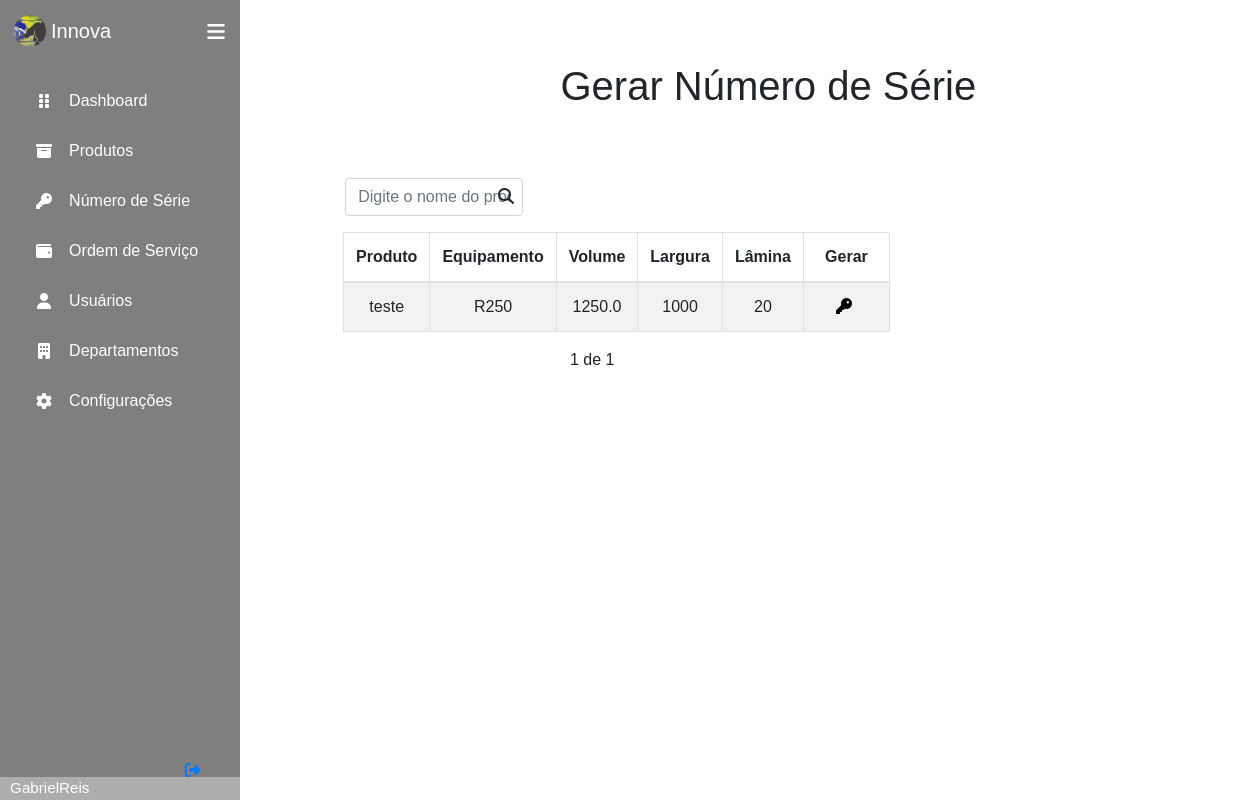
The app's page /products/newSerialNumber/ (signed in), older data.
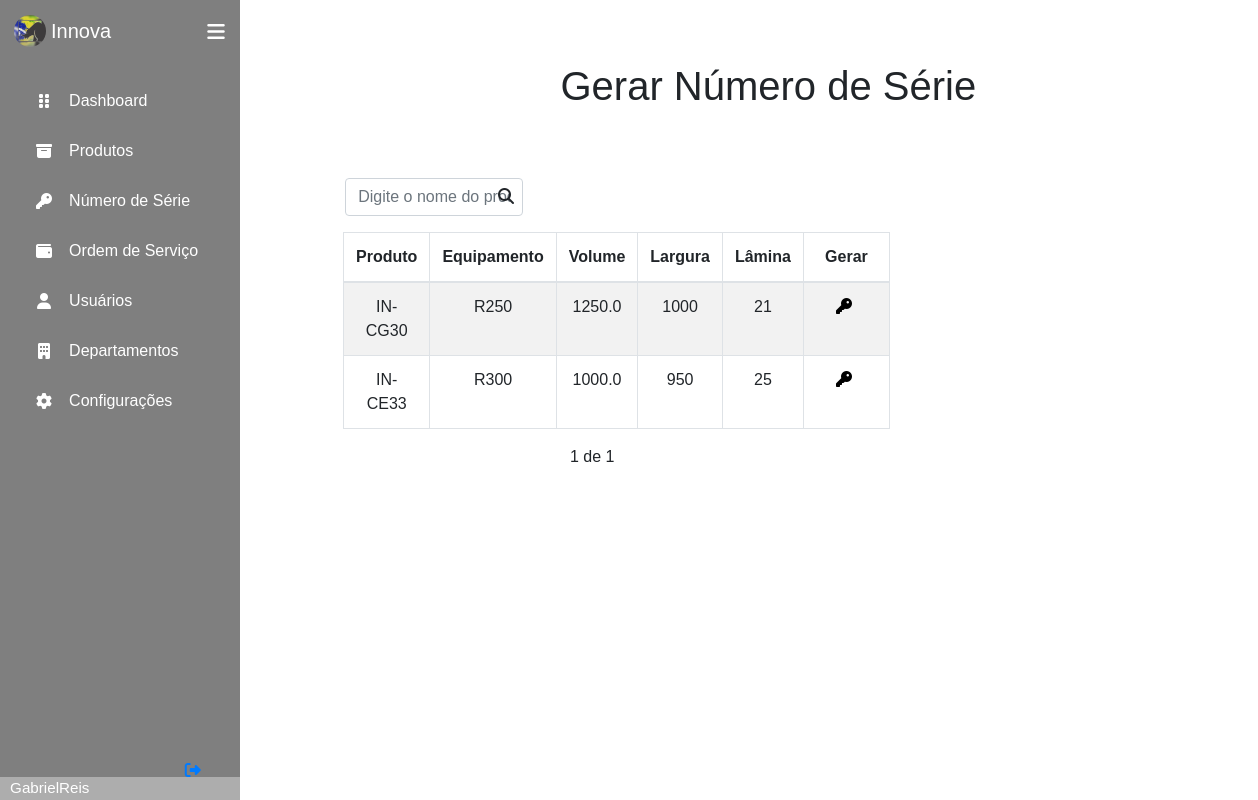
The same page, newer data.
### produtos/models.py (models this page shows, shortened)
class Produto(models.Model):
    segmento = (
        ('A', 'Agrícola'),
        ('C', 'Construção'),
        ('F', 'Florestal'),
        ('I', 'Industrial'),
        ('U', 'Automotiva'),
        ('M', 'Mineração'),
    )
    tipoProduto = (
        ('AC', 'Acessório'),
        ('CC', 'Carregadeira'),
        ('CD', 'Chapa de desgaste'),
        ('CB', 'Chock bar'),
        ('DF', 'Dispositivos e ferramentas'),
        ('ER', 'Engate rápido'),
        ('CE', 'Escavadeira'),
        ('FP', 'Ferramenta de penetração de solo'),
        ('GA', 'Garfo'),
        ('CG', 'Graniteira'),
        ('LA', 'Lâmina'),
        ('LN', 'Lança'),
        ('RI', 'Ripper'),
        ('SG', 'Segmento'),
        ('VA', 'Vala'),
        ('SE', 'Serviço'),
    )
    classeProduto = (
        ('6 SW', '6 SW'),
        ('6 LH', '6 LH'),
        ('7 SW', '7 SW'),
        ('7 LH', '7 LH'),
        ('7S SW', '7S SW'),
        ('7S LH', '7S LH'),
        ('8 SW', '8 SW'),
        ('8 LH', '8 LH'),
        ('9 SW', '9 SW'),
        ('9 LH', '9 LH'),
        ('9S SW', '9S SW'),
        ('9S LH', '9S LH'),
    )
    dureza = (
        ('GD', 'Geral'),
        ('HD', 'Pesada'),
        ('SD', 'Severa'),
        ('XD', 'Extrema'),
    )
    segmento = CharField(max_length=30, choices=segmento, null=True)
    nome = CharField(max_length=30, null=True)
    equipamento = CharField(max_length=10, null=True)
    capacidade = FloatField(null=True)
    largura = IntegerField(null=True)
    lamina = IntegerField(null=True)
    peso = IntegerField(null=True)
    codigo = CharField(max_length=2, choices=tipoProduto, null=True)
    categoria = CharField(max_length=5, choices=classeProduto, null=True)
    classeAplicacao = CharField(max_length=2, choices=dureza, null=True)
    dateCriacao = DateTimeField(auto_now_add=True)
    dateUpdate = DateTimeField(auto_now=True)
    numeroSerie = ForeignKey(NumeroSerie, null = True, on_delete=CASCADE)
    responsavel = ForeignKey(Colaborador, null=True, on_delete=SET_NULL)

### produtos/views.py (the view)
# urls.py: path('newSerialNumber/', views.GenerateSerial, name = 'Generate_SerialNumber'),
def GenerateSerial(request):
    generate = request.GET.get('generate')
    if generate:
        productsList = Produto.objects.filter(nome__icontains = generate)
    productsList = Produto.objects.all()
    paginator = Paginator(productsList, 10)
    page = request.GET.get('page')
    productsList = paginator.get_page(page)
    return render(request, 'produtos/NewSerialNumber.html', {'products': productsList})

### templates/produtos/NewSerialNumber.html (shortened to what this page needs)
{% extends 'base.html' %}
{% load crispy_forms_tags %}
{% block content %}
    <div class="container title">
        <h1> Gerar Número de Série</h1>
    </div>
    <div class="offset-1 col-6 body-generate">
        <form method="GET" class="col-5 search-generate">
            <input class="form-control" type="text" id="generate" name="generate" placeholder="Digite o nome do produto">
            <i class="fas fa-search" id="search-button"></i>
        </form>
        {% if products|length > 0 %}
        <table class="table table-striped table-hover table-bordered tab-generate">
            <thead>
                <tr>
                    <th scope="col">Produto</th>
                    <th scope="col">Equipamento</th>
                    <th scope="col">Volume</th>
                    <th scope="col">Largura</th>
                    <th scope="col">Lâmina</th>
                    <th scope="col">Gerar</th>
            </thead>
            <tbody>
                {% for product in products %}
                    <tr scope="row">
                        <td>
                            {{product.nome}}
                        </td>
                        <td>
                            {{product.equipamento}}
                        </td>
                        <td>
                            {{product.capacidade}}
                        </td>
                        <td>
                            {{product.largura}}
                        </td>
                        <td>
                            {{product.lamina}}
                        </td>
                        <td>
                            <a href="" class="icon generate-serial" onclick="confirmButton()">
                                <div class="col">
                                    <i class="fas fa-key numberSerie"></i>
                                </div>
                            </a>
                        </td>
                    </tr>
                {% endfor %}
            </tbody>
        </table>
        {% else %}
            <div class="sem-produtos">
                Nenhum produto cadastrado!
            </div>
        {% endif %}
        <div class="pagination">
            <span class="step-links">
                {% if products.paginator.num_pages %}
                <span class="current">
                    {{products.number}} de {{products.paginator.num_pages}}
                </span>
                {% endif %}
                </span>
            </div>
        </div>
    </div>
{% endblock %}

Row changes from the older to the newer data that the page shows:
removed Produto: nome "teste", equipamento "R250", capacidade "1250.0", largura "1000", lamina "20"
added Produto: nome "IN-CG30", equipamento "R250", capacidade "1250.0", largura "1000", lamina "21"
added Produto: nome "IN-CE33", equipamento "R300", capacidade "1000.0", largura "950", lamina "25"
